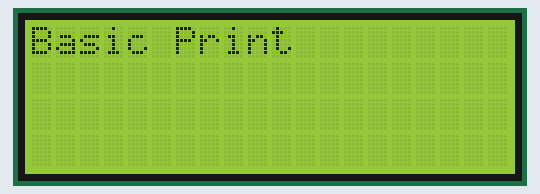
Recording of a sketch running on a simulated Arduino Uno, built with avr-gcc and run on an emulated ATmega328P. Shown: 20×4 character LCD.

Above: at 0.1 s.
At 7.1 s:
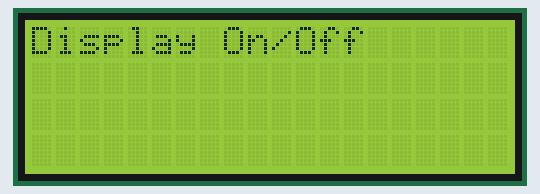
At 13.1 s:
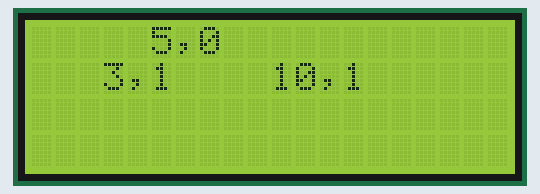
At 27.2 s:
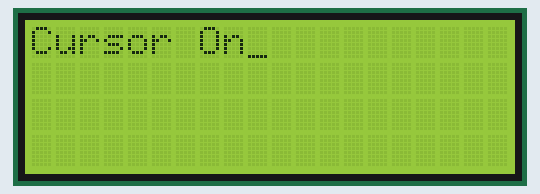
At 30.2 s:
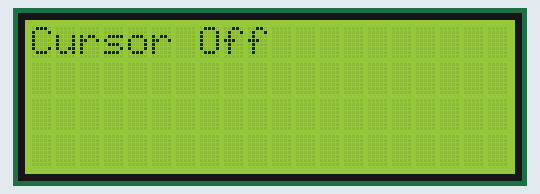
At 33.2 s:
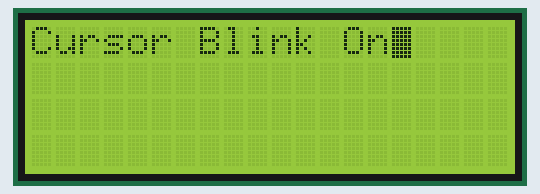

Measured:
- what the display in image 1 shows lasts 1.0 s, from 7.1 s to 8.1 s
- what the display in image 2 shows lasts 2.0 s, from 13.1 s to 15.1 s
- what the display in image 3 shows lasts 3.0 s, from 27.1 s to 30.1 s

The sketch:

Lcd.ino
```cpp
#include <LiquidCrystal.h>
// initialize the library with the numbers of the interface pins
LiquidCrystal lcd(12, 11, 10, 9, 8, 7); // create an lcd object and assign the pins


void setup() {
  lcd.begin(20, 4); // Set the display to 16 columns and 2 rows
}

void loop() {
  // run the 7 demo routines
  basicPrintDemo();
  displayOnOffDemo();
  setCursorDemo();
  scrollLeftDemo();
  scrollRightDemo();
  cursorDemo();
  createGlyphDemo();
}
void basicPrintDemo() {
  lcd.clear(); // Clear the display
  lcd.print("Basic Print"); // print some text
  delay(2000);
}
void displayOnOffDemo() {
  lcd.clear(); // Clear the display
  lcd.print("Display On/Off"); // print some text
  for (int x = 0; x < 3; x++) { // loop 3 times
    lcd.noDisplay(); // turn display off
    delay(1000);
    lcd.display(); // turn it back on again
    delay(1000);
  }
}
void setCursorDemo() {
  lcd.clear(); // Clear the display
  lcd.print("SetCursor Demo"); // print some text
  delay(1000);
  lcd.clear(); // Clear the display
  lcd.setCursor(5, 0); // cursor at column 5 row 0
  lcd.print("5,0");
  delay(2000);
  lcd.setCursor(10, 1); // cursor at column 10 row 1
  lcd.print("10,1");
  delay(2000);
  lcd.setCursor(3, 1); // cursor at column 3 row 1
  lcd.print("3,1");
  delay(2000);
}
void scrollLeftDemo() {
  lcd.clear(); // Clear the display
  lcd.print("Scroll Left Demo");
  delay(1000);
  lcd.clear(); // Clear the display
  lcd.setCursor(7, 0);
  lcd.print("Beginning");
  lcd.setCursor(9, 1);
  lcd.print("Arduino");
  delay(1000);
  for (int x = 0; x < 16; x++) {
    lcd.scrollDisplayLeft(); // scroll display left 16 times
    delay(250);
  }
}
void scrollRightDemo() {
  lcd.clear(); // Clear the display
  lcd.print("Scroll Right");
  lcd.setCursor(0, 1);
  lcd.print("Demo");
  delay(1000);
  lcd.clear(); // Clear the display
  lcd.print("Beginning");
  lcd.setCursor(0, 1);
  lcd.print("Arduino");
  delay(1000);
  for (int x = 0; x < 16; x++) {
    lcd.scrollDisplayRight(); // scroll display right 16 times
    delay(250);
  }
}
void cursorDemo() {
  lcd.clear(); // Clear the display
  lcd.cursor(); // Enable cursor visible
  lcd.print("Cursor On");
  delay(3000);
  lcd.clear(); // Clear the display
  lcd.noCursor(); // cursor invisible
  lcd.print("Cursor Off");
  delay(3000);
  lcd.clear(); // Clear the display
  lcd.cursor(); // cursor visible
  lcd.blink(); // cursor blinking
  lcd.print("Cursor Blink On");
  delay(3000);
  lcd.noCursor(); // cursor invisible
  lcd.noBlink(); // blink off
}
void createGlyphDemo() {
  lcd.clear();
  byte happy[8] = { // create byte array with happy face
    B00000,
    B00000,
    B10001,
    B00000,
    B10001,
    B01110,
    B00000,
    B00000
  };
  byte sad[8] = { // create byte array with sad face
    B00000,
    B00000,
    B10001,
    B00000,
    B01110,
    B10001,
    B00000,
    B00000
  };
  lcd.createChar(0, happy); // create custom character 0
  lcd.createChar(1, sad); // create custom character 1
  for (int x = 0; x < 5; x++) { // loop animation 5 times
    lcd.setCursor(8, 0);
    lcd.write((byte)0); // write custom char 0
    delay(1000);
    lcd.setCursor(8, 0);
    lcd.write(1); // write custom char 1
    delay(1000);
  }
}
```
